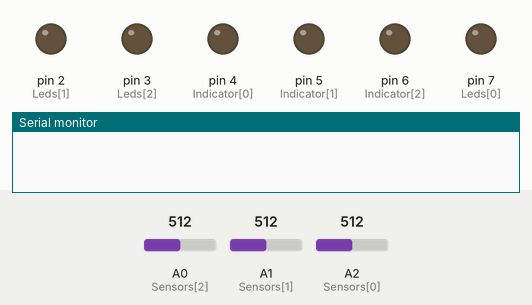
A sketch run on a simulated Arduino Uno, built with avr-gcc and run on an emulated ATmega328P. On the bench: output pins drawn as LEDs (lit = HIGH), the last lines printed to the serial monitor. The inputs (shaded band) are chosen by the test bench; at power-on: A0 (Sensors[2]) = 512, A1 (Sensors[1]) = 512, A2 (Sensors[0]) = 512.

Above: at 0.1 s.
At 6.1 s:
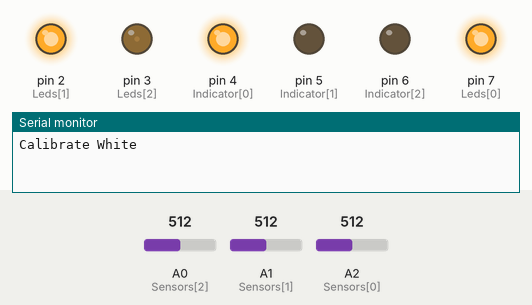
At 7.1 s:
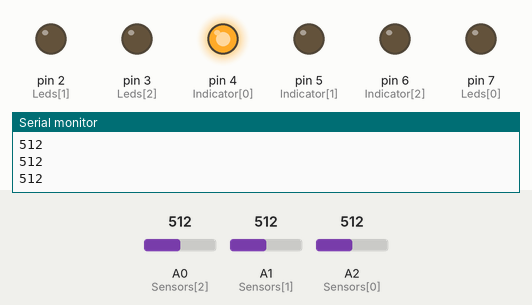
At 13.1 s:
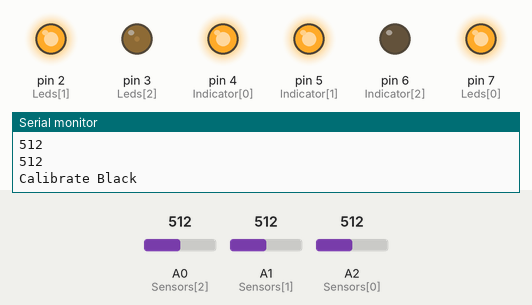
At 14.1 s:
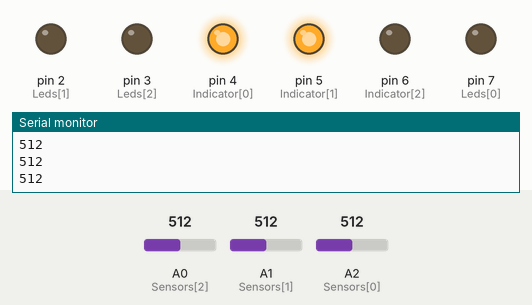
At 25.1 s:
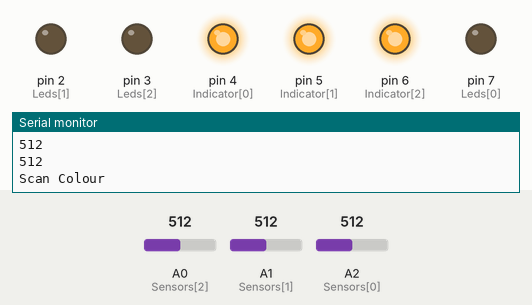
Timing chart, 0 to 26.6 s (numbered marks = the images above):
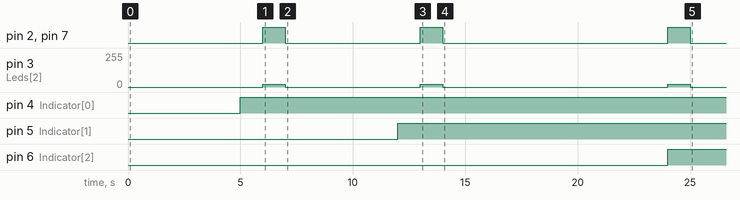

Measured:
- by itself, pin 2 (Leds[1]), pin 7 (Leds[0]): goes HIGH 1.0 s, LOW 6.0 s, HIGH 1.0 s, LOW 10.0 s, HIGH 1.0 s, then LOW
- by itself, pin 3 (Leds[2]): goes 20/255 1.0 s, 0/255 6.0 s, 20/255 1.0 s, 0/255 10.0 s, 20/255 1.0 s, then 0/255
- by itself, pin 4 (Indicator[0]): LOW → HIGH at 5.0 s
- by itself, pin 5 (Indicator[1]): LOW → HIGH at 12.0 s
- by itself, pin 6 (Indicator[2]): LOW → HIGH at 24.0 s

The sketch:

sketch_mar04a.ino
```cpp
int Leds[3] = {7, 2, 3}; //the leds that will scan the colour
int Indicator[3]={4, 5, 6}; //leds that indicate which stage of the process you are on
int Sensors[3] = {A2, A1, A0}; //sensors used in the scanning
int RGB[3] = {0, 0, 0}; //Array stores the sensor readings for the colour
int White[3] = {0, 0, 0};// array stores the white balance reading
int Black[3] = {0, 0, 0}; // Stores the Black balance readings
int WhiteHolder = 1023;
int BlackHolder =1023;
boolean Calibrated = false;
void setup(){
 //setting all the led pins as outputs
 pinMode(Leds[0],OUTPUT);
 pinMode(Leds[1],OUTPUT);
 pinMode(Leds[2],OUTPUT);

 pinMode(Indicator[0],OUTPUT);
 pinMode(Indicator[1],OUTPUT);
 pinMode(Indicator[2],OUTPUT);
  //Starting serial communication
 Serial.begin(9600);
  }

void loop(){

  delay(5000); //Delay allows for user to prepare the correct cards
  if(Calibrated == false){ //checks if the system has been  calibrated
    Calibrate(); //If not sends to Calibrate function
  }
 Scan();//if has sends to scan function
 delay(10000); //Longer delay allows users to see result of scan before scanning starts again

}
  //Scan Function scans and converts the RGB values
void Scan(){
 Serial.println("Scan Colour"); //Tells user to scan Colour
 digitalWrite(Indicator[2],HIGH); //Sets the indication pin to say scanning has started
//as the pins are different brightnessess this evens them out so the reading is correct
 analogWrite(Leds[0], 400);
 /*
 The LEDs all have a different brightness when using digitalWrite(Leds[i], HIGH).
 This then interferes with the colour detection so by using analogWrite(leds[0], Value).
 We are able to equal out the brightness of the leds
 */
 analogWrite(Leds[1], 1500); //turn on scanning pins
 analogWrite(Leds[2], 20); //turn on scanning pins
  delay(1000);//wait 1 sec
for(int i=0; i<3; i++){
  RGB[i] = analogRead(Sensors[i]); //Read sensor values
  digitalWrite(Leds[i], LOW); //Turn Off scanning Pins
 }
delay(1000); //delay allows for system and user to re-sync
 for(int i=0; i<3; i++){
 int Range = White[i] - Black[i]; //This moves the scale from Black[i] to white[i] to have a base 0 with scale.
 RGB[i] = ((RGB[i]-Black[i])/(Range)*255);
 /*
 By taking the Black away from the colour we adjust for the white balance.
 By timsing the range by 255 we bring it on the Scale.
 Dividing the 2 brings the RGB[] scanned value into the range.
 */
 }
 Serial.print("R = ");
 Serial.println(RGB[0]); //Prints the Array Values. Red
 Serial.print("G = ");
 Serial.println(RGB[1]); //Green
 Serial.print("B = ");
 Serial.println(RGB[2]); //Blue
 Serial.println("Colour scanned");
  }

  //this function is scanning the White and Black values for Calibration
void Calibrate(){
 Serial.println("Calibrate White");
 digitalWrite(Indicator[0],HIGH); //Tells the user which stage the processes is at
 delay(1000); //Delay for user to set white card
 //as the pins are different brightnessess this evens them out so the reading is correct
 analogWrite(Leds[0], 400); //turn on scanning pins
 analogWrite(Leds[1], 1500); //turn on scanning pins
 analogWrite(Leds[2], 20); //turn on scanning pins
 delay(1000);
for(int i=0; i<3; i++){
 White[i] = analogRead(Sensors[i]); //Reads the sensor values and stores in the Array
 digitalWrite(Leds[i], LOW);//Turns Leds off
}
 for(int i=0; i<3; i++){
 Serial.println(White[i]); //Prints only for testing
 }
 delay(5000); //Allows user to place black card
 Serial.println("Calibrate Black");
 digitalWrite(Indicator[1],HIGH);
 delay(1000); //Delay to allow user to set black card
//as the pins are different brightnessess this evens them out so the reading is correct
 analogWrite(Leds[0], 400); //turn on scanning pins
 analogWrite(Leds[1], 1500); //turn on scanning pins
 analogWrite(Leds[2], 20); //turn on scanning pins
 delay(1000);
for(int i=0; i<3; i++){
  Black[i] = analogRead(Sensors[i]); //Reads the sensor values and stores them into an array
  digitalWrite(Leds[i], LOW);  //LEDs off
   }
  for(int i=0; i<3; i++){
 Serial.println(Black[i]); //Testing Purposes. prints the black value so the algorithm can be hand implimented
  }
 delay(10000);
 Calibrated = true; //sets calibrated to true to skip the calibration process for the rest of the session
}
```
